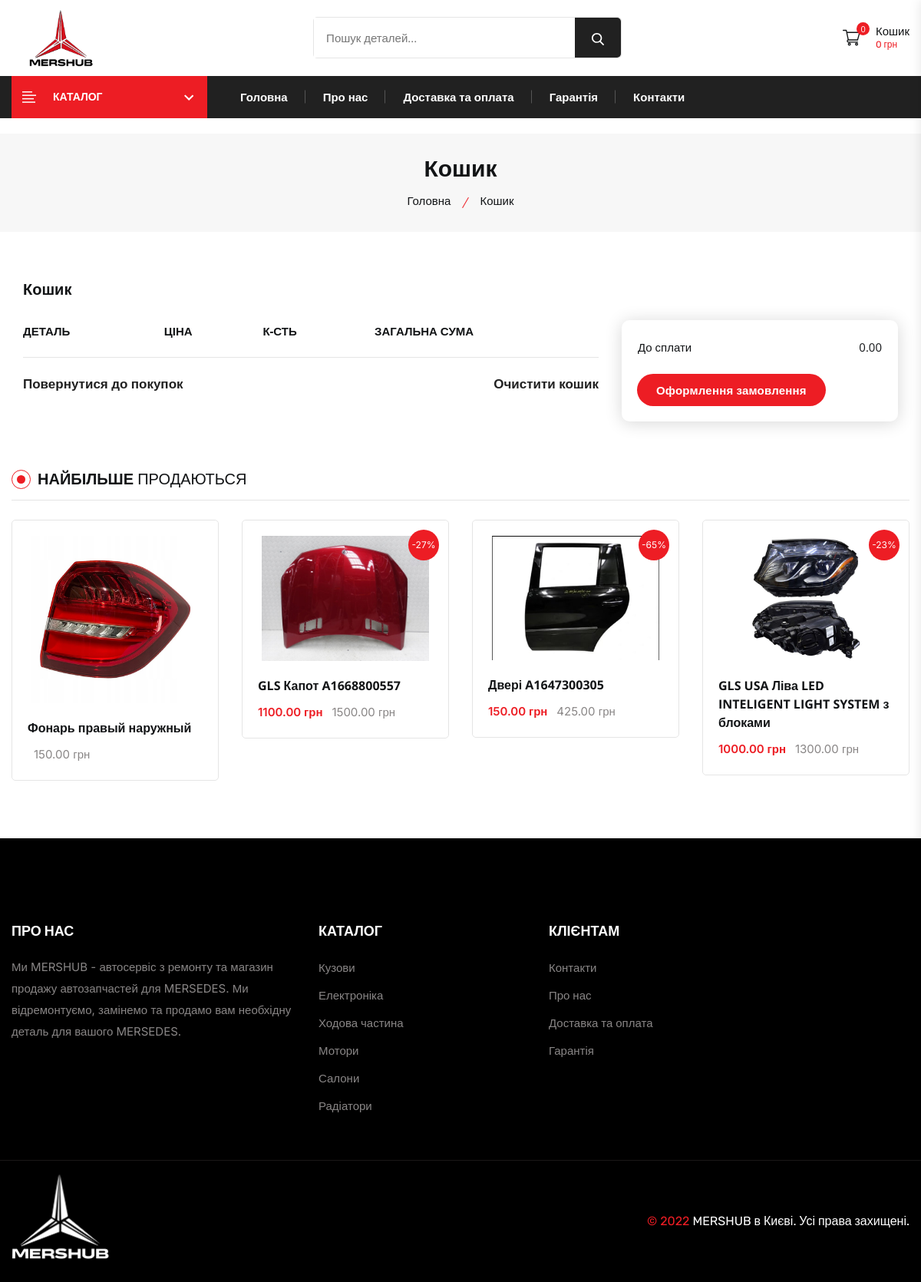
Page /cart/ on the committed database.
### shop/models.py (models this page shows, shortened)
class Product(models.Model):
    id = models.CharField(max_length=15, primary_key=True, db_index=True, unique=True)
    category = models.ForeignKey(Category, on_delete=models.CASCADE, verbose_name='Категория')
    name = models.CharField(max_length=150,  verbose_name='Название детали')
    slug = models.SlugField(max_length=150)
    price = models.DecimalField(max_digits=10, decimal_places=2, verbose_name='Цена')
    is_special = models.BooleanField(default=False, verbose_name='Скидка')
    old_price = models.DecimalField(max_digits=10, blank=True, null=True, decimal_places=2, verbose_name='Старая цена')
    description = models.TextField(blank=True, verbose_name='Описание')
    remark = models.TextField(blank=True, verbose_name='Примечание')
    image = models.ImageField(upload_to=f'images/products/', verbose_name='Фотография')
    count = models.IntegerField(verbose_name='Количество на складе')
    used_quantity = models.IntegerField(verbose_name='Количество Б/У на складе')
    available = models.BooleanField(default=True, verbose_name='Наличие')
    best_seller = models.BooleanField(default=False, verbose_name='Найболее продаваемое')
    new_in = models.BooleanField(default=False, verbose_name='Новинка')
    created = models.DateTimeField(auto_now_add=True, verbose_name='Создано')
    update = models.DateTimeField(auto_now=True, verbose_name='Обновлено')
    class Meta:
        verbose_name = 'Деталь'
        verbose_name_plural = 'Детали'
        index_together = ('slug', )
        ordering = ('id', 'name', '-created')
    @property
    def price_percentage(self):
        return 100 * (self.old_price - self.price) / self.old_price

### cart/views.py (the view)
# urls.py: path('', cart_detail, name='cart_detail'),
def cart_detail(request):
    cart = Cart(request)
    best_seller = Product.objects.filter(best_seller=True).order_by('?')[:8]
    return render(request, 'cart.html', {'cart': cart, 'best_seller': best_seller})

### cart/cart.py (called while the page is built)
    def get_total_price(self):
        return sum(float(item['price']) * item['count'] for item in self.cart.values())

    def __len__(self):
        return sum(item['count'] for item in self.cart.values())

### cart/templates/cart.html (shortened to what this page needs)
{% extends 'base.html' %}
{% load static %}
{% load cart_tags %}
{% block main %}
    {% include 'inc/_nav.html' %}
        <main class="main__content_wrapper">
        <section class="breadcrumb__section breadcrumb__bg">
            <div class="container">
                <div class="row row-cols-1">
                    <div class="col">
                        <div class="breadcrumb__content text-center">
                            <h1 class="breadcrumb__content--title mb-25"> Кошик</h1>
                            <ul class="breadcrumb__content--menu d-flex justify-content-center">
                                <li class="breadcrumb__content--menu__items"><a href="{% url 'shop:homepage' %}">Головна</a></li>
                                <li class="breadcrumb__content--menu__items"><span>Кошик</span></li>
                            </ul>
                        </div>
                    </div>
                </div>
            </div>
        </section>
        <section class="cart__section section--padding">
            <div class="container-fluid">
                <div class="cart__section--inner">
                    <form action="">
                        <h2 class="cart__title mb-30">Кошик</h2>
                        <div class="row">
                            <div class="col-lg-8">
                                <div class="cart__table">
                                    <table class="cart__table--inner">
                                        <thead class="cart__table--header">
                                            <tr class="cart__table--header__items">
                                                <th class="cart__table--header__list">Деталь</th>
                                                <th class="cart__table--header__list">Ціна</th>
                                                <th class="cart__table--header__list">К-сть</th>
                                                <th class="cart__table--header__list">Загальна сума</th>
                                            </tr>
                                        </thead>
                                    </table>
                                    <div class="continue__shopping d-flex justify-content-between">
                                        <a class="continue__shopping--link" href="{% url 'shop:homepage' %}">Повернутися до покупок</a>
                                        <a href="{% url 'cart:cart_clear' %}" class="continue__shopping--clear">Очистити кошик</a>
                                    </div>
                                </div>
                            </div>
                            <div class="col-lg-4">
                                <div class="cart__summary border-radius-10">
                                    <div class="cart__summary--total mb-20">
                                        <table class="cart__summary--total__table">
                                            <tbody>
                                                <tr class="cart__summary--total__list">
                                                    <td class="cart__summary--total__title text-left">До сплати</td>
                                                    <td class="cart__summary--amount text-right">{{ cart.get_total_price|floatformat:"2" }}</td>
                                                </tr>
                                            </tbody>
                                        </table>
                                    </div>
                                    <div class="cart__summary--footer">
                                        <ul class="d-flex justify-content-between">
                                            <li><a class="cart__summary--footer__btn primary__btn checkout" href="{% url 'order:checkout' %}">Оформлення замовлення</a></li>
                                        </ul>
                                    </div>
                                </div>
                            </div>
                        </div>
                    </form>
                </div>
            </div>
        </section>
        <section class="product__section section--padding  pt-0">
            <div class="container">
                <div class="section__heading border-bottom mb-30">
                    <h2 class="section__heading--maintitle">Найбільше <span>продаються</span></h2>
                </div>
                <div class="product__section--inner pb-15 product__swiper--activation swiper">
                    <div class="swiper-wrapper">
                        {% for product in best_seller %}
                        <div class="swiper-slide">
                            <article class="product__card">
                                <div class="product__card--thumbnail">
                                    <a class="product__card--thumbnail__link display-block" href="{% url 'shop:product' slug=product.slug %}">
                                        <img class="product__card--thumbnail__img product__primary--img" src="{{ product.image.url }}" alt="product-img">
                                    </a>
                                    {% if product.is_special %}
                                        <span class="product__badge">-{{ product.price_percentage|floatformat:'0' }}%</span>
                                    {% endif %}
                                </div>
                                <div class="product__card--content">
                                    <h3 class="product__card--title"><a href="{% url 'shop:product' slug=product.slug %}">{{ product.name }}</a></h3>
                                    <div class="product__card--price">
                                        {% if product.is_special %}
                                            <span class="current__price">{{ product.price }} грн</span>
                                            <span class="old__price">{{ product.old_price }} грн</span>
                                        {% else %}
                                            <span class="old__price">{{ product.price }} грн</span>
                                        {% endif %}
                                    </div>
                                </div>
                            </article>
                        </div>
                        {% endfor %}
                    </div>
                </div>
            </div>
        </section>
    </main>
    {% include 'inc/_footer.html' %}
{% endblock %}

### rows in the picture
Product: image (picture), name "Фонарь правый наружный", price "150.00"
Product: image (picture), price_percentage "27", name "GLS Капот A1668800557", price "1100.00", old_price "1500.00"
Product: image (picture), price_percentage "65", name "Двері A1647300305", price "150.00", old_price "425.00"
Product: image (picture), price_percentage "23", name "GLS USA Ліва LED INTELIGENT LIGHT SYSTEM з блоками", price "1000.00", old_price "1300.00"

### other values in the picture
{{ cart|length }} "0"
{{ cart.get_total_price }} "0"
{{ cart.get_total_price|floatformat:"2" }} "0.00"
